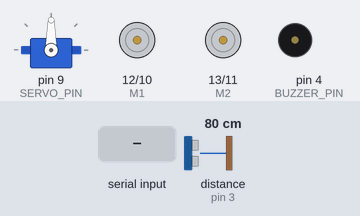
A sketch run on a simulated Arduino Uno, built with avr-gcc and run on an emulated ATmega328P. Shown: servo, direction and speed pins drawn as motors (green arrow = direction pin HIGH = forward, orange = LOW = backward, longer = more drive), buzzer (waves = sounding, pin HIGH). The inputs (shaded band) are chosen by the test bench; at power-on: distance to the obstacle (sensor on pin 3) 80 cm. The echo pulse lasts 58.3 µs per cm.

Above: at 1.4 s.
1.5 s: "H" received over the second serial link
4.5 s: "A" received over the second serial link
At 6.3 s:
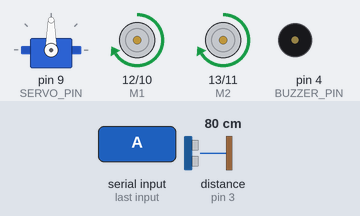
6.6 s: "C" received over the second serial link
At 7.8 s:
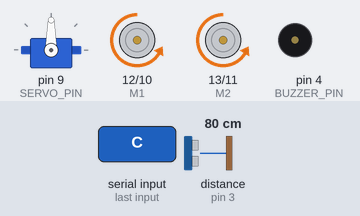
8.1 s: "D" received over the second serial link
At 8.9 s:
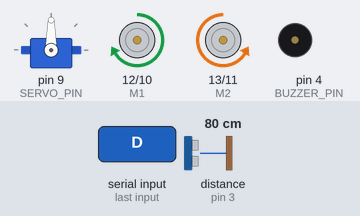
9.6 s: "B" received over the second serial link
At 10.1 s:
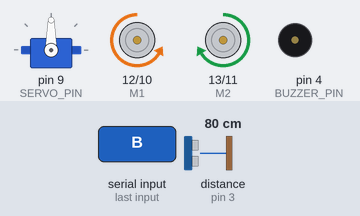
11.1 s: "G" received over the second serial link
At 12.4 s:
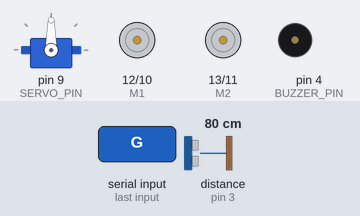
Timing chart, 0 to 13.6 s (numbered marks = the images above; inputs shaded):
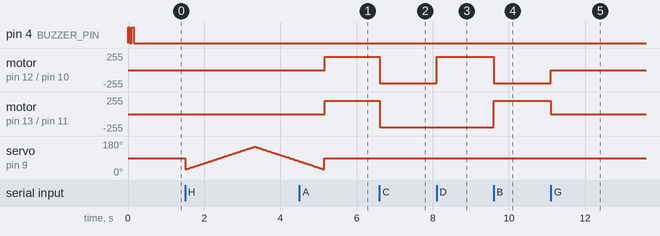

The sketch:

robot_2019-11-05.ino
```cpp
// Most simple setup with just 8 bluetooth keys
// Standard settings: A-up B-right C-down D-left E-fast F-select G-stop H-start autonomous - no extra keys

#include <SoftwareSerial.h>
#include <NewPing.h>
#include <Servo.h>

#define  TRIGGER_PIN    2
#define  ECHO_PIN       3
#define  BUZZER_PIN     4
#define  BLUETOOTH_RX   8
#define  BLUETOOTH_TX   1
#define  SERVO_PIN      9
#define  E1            10 // enable - with PWM
#define  M1            12
#define  E2            11
#define  M2            13
#define  MAX_DISTANCE 350

int spd = 0;
char BTinput = '0';
int DistanceCm;
int pos = 0;

SoftwareSerial BTSerial(BLUETOOTH_RX, BLUETOOTH_TX);
NewPing sonar(TRIGGER_PIN, ECHO_PIN, MAX_DISTANCE);
Servo myservo;

void distance() {
   DistanceCm = sonar.ping_cm(); // 10 pings per second
}

void setup() {
  pinMode(TRIGGER_PIN, OUTPUT);
  pinMode(ECHO_PIN, INPUT);
  pinMode(SERVO_PIN, OUTPUT);
  pinMode(BUZZER_PIN, OUTPUT);
  pinMode(M1, OUTPUT);
  pinMode(M2, OUTPUT);
  analogWrite(E1, spd);
  analogWrite(E2, spd);
  myservo.attach(SERVO_PIN);
  myservo.write(90);

  digitalWrite(BUZZER_PIN, HIGH);
  delay(50);
  digitalWrite(BUZZER_PIN, LOW);
  delay(50);
  digitalWrite(BUZZER_PIN, HIGH);
  delay(50);
  digitalWrite(BUZZER_PIN, LOW);
  delay(50);


  BTSerial.begin(9600);  // HC-05 default speed in AT 38400
}

void loop() {
  if (BTSerial.available())
  {
    BTinput = BTSerial.read();
    if(BTinput == 'A') { // up - forward
        digitalWrite(M1, HIGH);
        digitalWrite(M2, HIGH);
        if(spd == 0) spd = 200;
    }
    if(BTinput == 'C') { // down - backward
        digitalWrite(M1, LOW);
        digitalWrite(M2, LOW);
        if(spd == 0) spd = 200;
    }
    if(BTinput == 'D') { // left turn
        digitalWrite(M1, HIGH);
        digitalWrite(M2, LOW);
        if(spd == 0) spd = 128;
    }
    if(BTinput == 'B') { // right turn
        digitalWrite(M1, LOW);
        digitalWrite(M2, HIGH);
        if(spd == 0) spd = 128;
    }
    if(BTinput == 'H') {          // square  - A - autonomus with the servo
      for (pos = 30; pos <= 150; pos += 1) {
        myservo.write(pos);
        delay(15);
      }
      for (pos = 150; pos >= 30; pos -= 1) {
         myservo.write(pos);
         delay(15);
      }
      myservo.write(90);
    }
    if(BTinput == 'E') spd = 255; // triange - B - FAST
    if(BTinput == 'F') {          // circle  - Y - SELECT
      // what is my mode? Beep 1 for remote 2 for autonomus and 3 for autonomus with ultrasonic beep
      digitalWrite(BUZZER_PIN, HIGH);
      delay(50);
      digitalWrite(BUZZER_PIN, LOW);
      delay(50);
      digitalWrite(BUZZER_PIN, HIGH);
      delay(50);
    }
    if(BTinput == 'G') spd = 0;   // cross   - X - STOP
    analogWrite(E1, spd);
    analogWrite(E2, spd);
    digitalWrite(BUZZER_PIN, HIGH);
    delay(5);
    digitalWrite(BUZZER_PIN, LOW);
  }
    distance();
}
```

Measured:
- after the input at 4.5 s, motor on pin 12 (M1) / pin 10 (E1), motor on pin 13 (M2) / pin 11 (E2): stopped → forward 200/255 after 0.66 s
- after the input at 6.6 s, motor on pin 12 (M1) / pin 10 (E1), motor on pin 13 (M2) / pin 11 (E2): forward 200/255 → backward 200/255 at once
- after the input at 8.1 s, motor on pin 12 (M1) / pin 10 (E1): backward 200/255 → forward 200/255 at once
- after the input at 9.6 s, motor on pin 12 (M1) / pin 10 (E1): forward 200/255 → backward 200/255 at once; motor on pin 13 (M2) / pin 11 (E2): backward 200/255 → forward 200/255 at once
- after the input at 11.1 s, motor on pin 12 (M1) / pin 10 (E1): backward 200/255 → stopped at once; motor on pin 13 (M2) / pin 11 (E2): forward 200/255 → stopped at once
